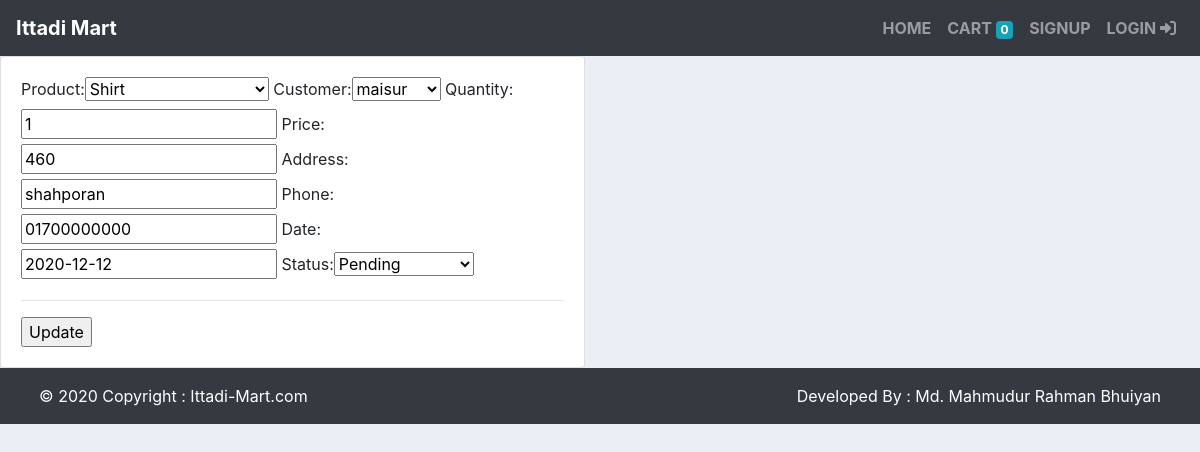
Screenshot of /update_order/4/ with the database file from the repository.
### store/models/orders.py (models this page shows, shortened)
class Order(models.Model):
    STATUS = (
        ('Pending', 'Pending'),
        ('Out for delivery', 'Out for delivery'),
        ('Delivered', 'Delivered'),
    )
    product = models.ForeignKey(Product,
                                on_delete=models.CASCADE)
    customer = models.ForeignKey(Customer,
                                 on_delete=models.CASCADE)
    quantity = models.IntegerField(default=1)
    price = models.IntegerField()
    address = models.CharField(max_length=50, default='', blank=True)
    phone = models.CharField(max_length=50, default='', blank=True)
    date = models.DateField(default=datetime.datetime.today)
    status = models.CharField(max_length=200, null=True, default='Pending', choices=STATUS)

### store/views/cart.py (the view)
# urls.py: path('update_order/<str:pk>/', updateOrder, name='update_orders'),
def updateOrder(request, pk):
    order = Order.objects.get(id=pk)
    form = OrderForm(instance=order)
    if request.method == 'POST':
        form = OrderForm(request.POST, instance=order)
        if form.is_valid():
            form.save()
            return redirect('/')
    context = {'form': form}
    return render(request, 'update_orders.html', context)

### store/forms.py
class OrderForm(ModelForm):
    class Meta:
        model = Order
        fields = '__all__'

### store/models/customer.py (called while the page is built)
    def __str__(self):
        return self.first_name

### store/models/product.py (called while the page is built)
    def __str__(self):
        return self.name

### store/templates/update_orders.html (shortened to what this page needs)
{% extends 'base.html' %}
{% block content %}
{% load cart %}
{% load custom_filter %}
<div class="row">
	<div class="col-md-6">
		<div class="card card-body">
			<form action="" method="POST">
				{{form}}
				<hr>
				<input type="submit" name="Submit" value="Update">
			</form>
		</div>
	</div>
</div>
{% endblock %}

### store/static/css/style.css (style rules this page uses)
body { background-color: #ebeff5; }

### rows the page displays
Order: product "Shirt", customer "maisur", quantity "1", price "460", address "shahporan", phone "01700000000", date "2020-12-12", status "Pending"

### other values shown
{{ request.session.cart.keys|length }} "0"
